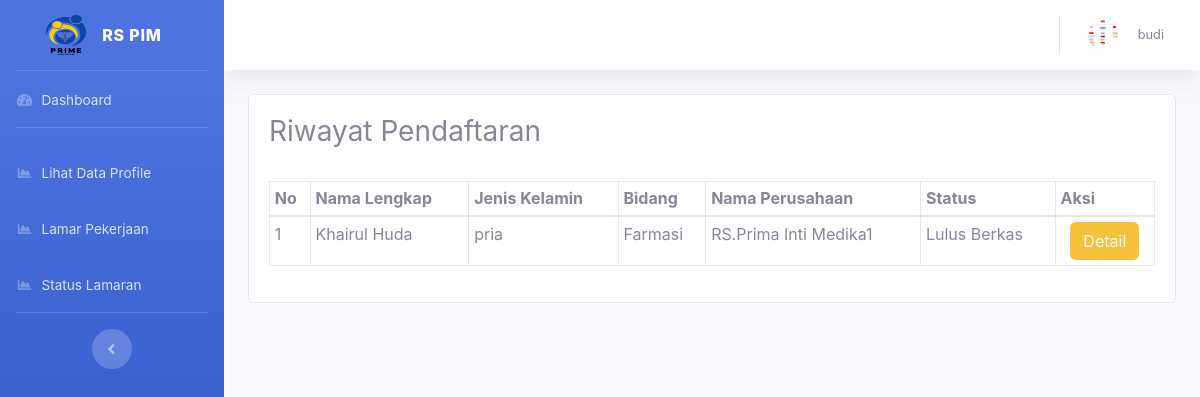
The page /dashboard/index.php?r=status_lamaran/index (signed in) on the database its author committed.
### tables this page shows
CREATE TABLE `tbl_profile` (
  `id_profile` int(11) NOT NULL,
  `id_pengguna` int(11) DEFAULT NULL,
  `nama_lengkap` varchar(100) DEFAULT NULL,
  `no_ktp` int(50) NOT NULL,
  `email` varchar(100) DEFAULT NULL,
  `tempat_lahir` varchar(50) DEFAULT NULL,
  `tanggal_lahir` date DEFAULT NULL,
  `jenis_kelamin` enum('pria','wanita') DEFAULT NULL,
  `umur` int(11) NOT NULL,
  `ibu` varchar(50) NOT NULL,
  `no_hp` bigint(20) DEFAULT NULL,
  `status_diri` int(11) DEFAULT NULL,
  `alamat` text DEFAULT NULL,
  `alamat_domisili` text DEFAULT NULL,
  `provinsi` varchar(50) DEFAULT NULL,
  `kabupaten` varchar(50) DEFAULT NULL,
  `kecamatan` varchar(50) DEFAULT NULL,
  `foto_pelamar` varchar(500) NOT NULL,
  `cv` varchar(300) DEFAULT NULL,
  `str` varchar(300) DEFAULT NULL,
  `ijazah` varchar(300) DEFAULT NULL,
  `transkrip` varchar(300) DEFAULT NULL,
  `ktp` varchar(300) DEFAULT NULL,
  `surat_lamaran` varchar(300) DEFAULT NULL,
  `status` int(11) NOT NULL
);

CREATE TABLE `tbl_pendaftaran` (
  `id_pendaftaran` int(11) NOT NULL,
  `id_lowongan` int(11) DEFAULT NULL,
  `id_datadiri` int(11) DEFAULT NULL,
  `id_pengguna` int(11) NOT NULL,
  `jenis_kelamin` enum('pria','wanita') DEFAULT NULL,
  `bidang` varchar(100) DEFAULT NULL,
  `nama_perus` varchar(100) DEFAULT NULL,
  `nama_lengkap` varchar(100) NOT NULL,
  `status` int(11) NOT NULL
);

### dashboard/index.php (called while the page is built, shortened)
<?php require_once '../config/conn.php'; ?>
<?php require_once 'layouts/header.php'; ?>
<?php include 'layouts/sidebar.php'; ?>
<?php $page = $_REQUEST['r']; ?>
<?php include_once $page.'.php'; ?>
<?php include 'layouts/footer.php'; ?>

### config/conn.php (called while the page is built, shortened)
<?php
function Connect(){
    $connect = mysqli_connect(HOST, DB_USER, DB_PASSWORD,DB_NAME);
    if($connect){
        return $connect;
    } else {
      return FALSE;
    }
}
?>

### dashboard/status_lamaran/func.php (called while the page is built, shortened)
<?php
function GetAll()
{
  $id = isset($_SESSION['id']) ? $_SESSION['id'] : null;
  if ($id) {
    $query = "SELECT * FROM tbl_pendaftaran WHERE id_pengguna = $id";
    $exe = mysqli_query(Connect(), $query);
    $datas = array();
    while ($data = mysqli_fetch_array($exe)) {
      $datas[] = array(
        'id_pendaftaran' => $data['id_pendaftaran'],
        'id_lowongan' => $data['id_lowongan'],
        'nama_lengkap' => $data['nama_lengkap'],
        'jenis_kelamin' => $data['jenis_kelamin'],
        'bidang' => $data['bidang'],
        'nama_perus' => $data['nama_perus'],
        'status' => $data['status'],
      );
    }
    return $datas;
  } else {
    return array();
  }
}

### dashboard/status_lamaran/index.php (the view, shortened to what this page needs)
<h3>Riwayat Pendaftaran</h3>
<br>
<div class='table-responsive'>
  <table class='table table-bordered table-sm'>
    <thead>
      <tr>
        <th>No</th>
        <th>Nama Lengkap</th>
        <th>Jenis Kelamin</th>
        <th>Bidang</th>
        <th>Nama Perusahaan</th>
        <th>Status</th>
        <th>Aksi</th>
      </tr>
    </thead>
    <tbody>
      <?php
      $lowongans = GetAll();
      $no = 1;
      if (isset($lowongans)) {
        foreach ($lowongans as $data) {
          echo "<tr>";
          echo "<td>" . $no++ . "</td>";
          echo "<td>" . $data['nama_lengkap'] . "</td>";
          echo "<td>" . $data['jenis_kelamin'] . "</td>";
          echo "<td>" . $data['bidang'] . "</td>";
          echo "<td>" . $data['nama_perus'] . "</td>";
          echo "<td>";
          if ($data['status'] == 1) {
            echo "Menunggu Konfirmasi";
          } else if ($data['status'] == 2) {
            echo "Diterima";
          } else if ($data['status'] == 3) {
            echo "Ditolak";
          }else if ($data['status'] == 4) {
            echo "Lulus Berkas";
          }
          echo "</td>";
          echo "<td>";
          if ($data['status'] == 2 || $data['status'] == 4) {
            echo "<div class='text-center'><a href='../another.php' class='btn btn-warning'>Detail</a></div>";
          }
          echo "</td>";
          echo "</tr>";
        }
      }
      ?>
    </tbody>
  </table>
</div>

### dashboard/layouts/sidebar.php (shortened to what this page needs)
<body id="page-top">
    <div id="wrapper">
        <ul class="navbar-nav bg-gradient-primary sidebar sidebar-dark accordion" id="accordionSidebar">
            <?php
            $id_pengguna_login = $_SESSION['id'];
            $query_select_profile = "SELECT * FROM tbl_profile WHERE id_pengguna = '$id_pengguna_login'";
            $result_select_profile = mysqli_query(Connect(), $query_select_profile);
            if ($result_select_profile && mysqli_num_rows($result_select_profile) > 0) {
                $data = mysqli_fetch_assoc($result_select_profile);
            ?>
                <a class="sidebar-brand d-flex align-items-center justify-content-center" href="">
                    <div class="sidebar-brand-icon ">
                        <img src="../assets/img/logo4.png" width="40" height="40">
                    </div>
                    <div class="sidebar-brand-text mx-3">RS PIM <sup></sup></div>
                </a>
            <?php
            } else {
                echo "<p>Tidak ada data</p>";
            }
            ?>
            <hr class="sidebar-divider my-0">
            <li class="nav-item">
                <a class="nav-link" href="?r=welcome/index_admin">
                    <i class="fas fa-fw fa-tachometer-alt"></i>
                    <span>Dashboard</span></a>
            </li>
            <hr class="sidebar-divider">
            <?php if ($_SESSION['hak'] == "user") { ?>
                <?php
                $id_pengguna_login = $_SESSION['id'];
                $query_select_profile = "SELECT * FROM tbl_profile WHERE id_pengguna = '$id_pengguna_login'";
                $result_select_profile = mysqli_query(Connect(), $query_select_profile);
                if ($result_select_profile) {
                    if (mysqli_num_rows($result_select_profile) > 0) {
                        $data = mysqli_fetch_assoc($result_select_profile);
                ?>
                        <?php
                    }
                }
                ?>
                <li class="nav-item">
                    <a class="nav-link" href="?r=lihat_profile/index">
                        <i class="fas fa-fw fa-chart-area"></i>
                        <span>Lihat Data Profile</span></a>
                </li>
                <li class="nav-item">
                    <a class="nav-link" href="?r=lamaran/index">
                        <i class="fas fa-fw fa-chart-area"></i>
                        <span>Lamar Pekerjaan</span></a>
                </li>
            <?php } ?>
            <?php if ($_SESSION['hak'] == "user") { ?>
                <li class="nav-item">
                    <a class="nav-link" href="?r=status_lamaran/index">
                        <i class="fas fa-fw fa-chart-area"></i>
                        <span>Status Lamaran</span></a>
                </li>
            <?php } ?>
            <hr class="sidebar-divider d-none d-md-block">
            <div class="text-center d-none d-md-inline">
                <button class="rounded-circle border-0" id="sidebarToggle"></button>
            </div>
        </ul>
        <div id="content-wrapper" class="d-flex flex-column">
            <div id="content">
                <nav class="navbar navbar-expand navbar-light bg-white topbar mb-4 static-top shadow">
                    <ul class="navbar-nav ml-auto">
                        <li class="nav-item dropdown no-arrow">
                            <a class="nav-link dropdown-toggle" href="#" id="userDropdown" role="button" data-toggle="dropdown" aria-haspopup="true" aria-expanded="false">
                                <?php
                                $foto_path = "../assets/img/profile/foto/" . $data['foto_pelamar'];
                                if (file_exists($foto_path)) {
                                    echo "<img class='img-profile rounded-circle' src='$foto_path' alt='Foto Profil' style='width:30px;height:30px;'>";
                                } else {
                                    echo "<p>Foto tidak tersedia</p>";
                                }
                                ?>
                                <span style="padding-left: 20px;" class="mr-2 d-none d-lg-inline text-gray-600 small"><?= $_SESSION['nama']; ?></span>
                            </a>
                        </li>
                    </ul>
                </nav>
                <div class="container-fluid">
                    <div class="card">
                        <div class="card-body">

### rows shown on the page
tbl_profile: foto_pelamar (picture)
tbl_pendaftaran: nama_lengkap "Khairul Huda", jenis_kelamin "pria", bidang "Farmasi", nama_perus "RS.Prima Inti Medika1", status "Lulus Berkas"

### other values the page prints
$_SESSION['nama'] "budi"
